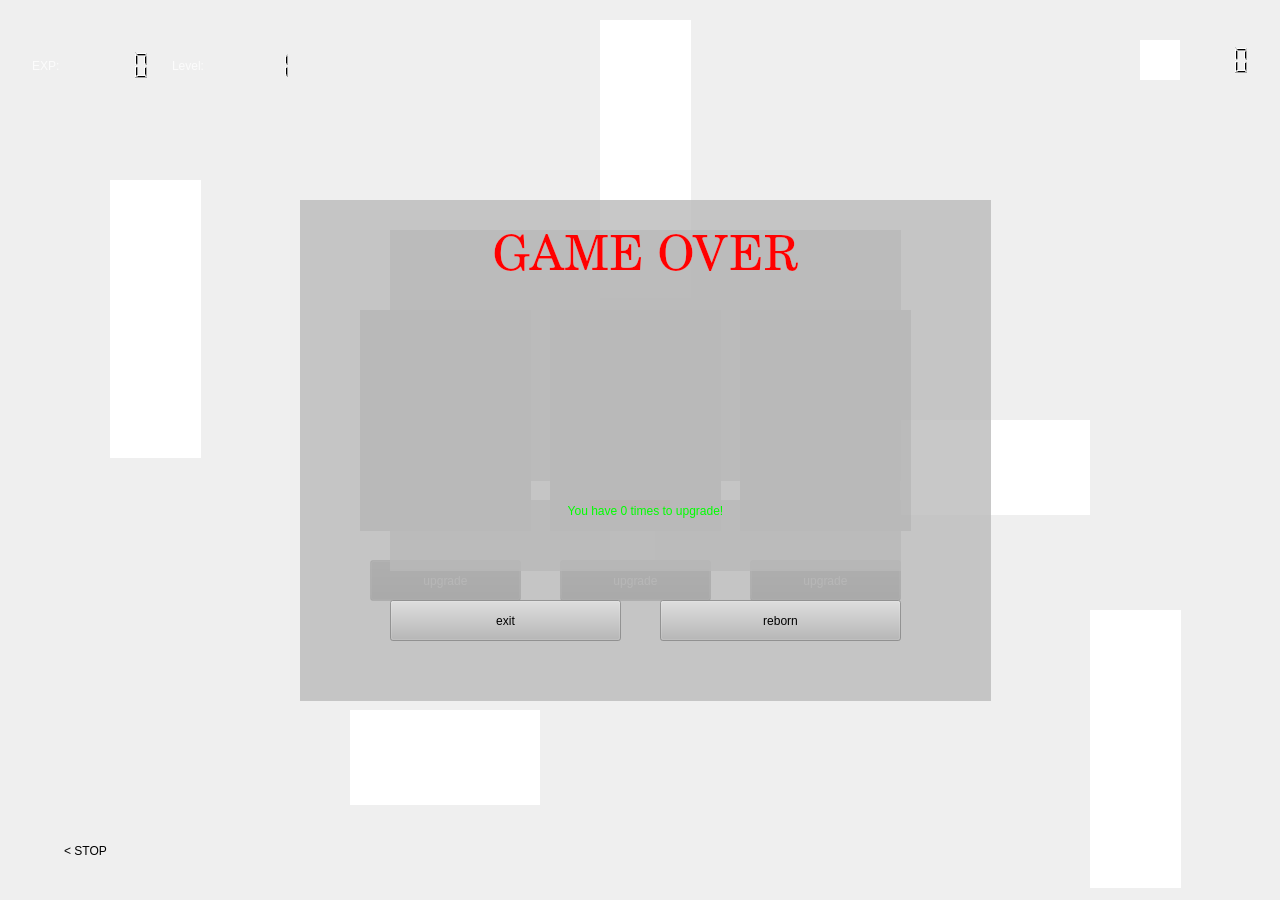
<?xml version="1.0" encoding="UTF-8"?>
<ui version="4.0">
 <class>battleClass</class>
 <widget class="QWidget" name="battleClass">
  <property name="geometry">
   <rect>
    <x>0</x>
    <y>0</y>
    <width>1280</width>
    <height>900</height>
   </rect>
  </property>
  <property name="mouseTracking">
   <bool>false</bool>
  </property>
  <property name="tabletTracking">
   <bool>false</bool>
  </property>
  <property name="focusPolicy">
   <enum>Qt::StrongFocus</enum>
  </property>
  <property name="windowTitle">
   <string>survivor.Q</string>
  </property>
  <widget class="QListView" name="map">
   <property name="enabled">
    <bool>false</bool>
   </property>
   <property name="geometry">
    <rect>
     <x>0</x>
     <y>0</y>
     <width>1280</width>
     <height>900</height>
    </rect>
   </property>
   <property name="mouseTracking">
    <bool>false</bool>
   </property>
   <property name="tabletTracking">
    <bool>false</bool>
   </property>
   <property name="focusPolicy">
    <enum>Qt::NoFocus</enum>
   </property>
   <property name="styleSheet">
    <string notr="true">background-image: url(:/new/prefix1/remenu/map_small.png);</string>
   </property>
   <property name="frameShape">
    <enum>QFrame::NoFrame</enum>
   </property>
  </widget>
  <widget class="QListView" name="player1">
   <property name="geometry">
    <rect>
     <x>610</x>
     <y>520</y>
     <width>39</width>
     <height>53</height>
    </rect>
   </property>
   <property name="styleSheet">
    <string notr="true">background-image: url(:/new/prefix1/remenu/player1_small.png);
background-color:transparent;</string>
   </property>
   <property name="frameShape">
    <enum>QFrame::NoFrame</enum>
   </property>
  </widget>
  <widget class="QListView" name="player2">
   <property name="geometry">
    <rect>
     <x>610</x>
     <y>520</y>
     <width>45</width>
     <height>53</height>
    </rect>
   </property>
   <property name="styleSheet">
    <string notr="true">background-image: url(:/new/prefix1/remenu/player2_small.png);
backgrouud-color:transparent;</string>
   </property>
   <property name="frameShape">
    <enum>QFrame::NoFrame</enum>
   </property>
  </widget>
  <widget class="QListView" name="block3">
   <property name="geometry">
    <rect>
     <x>900</x>
     <y>420</y>
     <width>190</width>
     <height>95</height>
    </rect>
   </property>
   <property name="styleSheet">
    <string notr="true">background-image: url(:/new/prefix1/remenu/block1.png);</string>
   </property>
   <property name="frameShape">
    <enum>QFrame::NoFrame</enum>
   </property>
  </widget>
  <widget class="QListView" name="block2">
   <property name="geometry">
    <rect>
     <x>600</x>
     <y>20</y>
     <width>91</width>
     <height>278</height>
    </rect>
   </property>
   <property name="styleSheet">
    <string notr="true">background-image: url(:/new/prefix1/remenu/block2.png);</string>
   </property>
   <property name="frameShape">
    <enum>QFrame::NoFrame</enum>
   </property>
  </widget>
  <widget class="QListView" name="block4">
   <property name="geometry">
    <rect>
     <x>1090</x>
     <y>610</y>
     <width>91</width>
     <height>278</height>
    </rect>
   </property>
   <property name="styleSheet">
    <string notr="true">background-image: url(:/new/prefix1/remenu/block2.png);</string>
   </property>
   <property name="frameShape">
    <enum>QFrame::NoFrame</enum>
   </property>
  </widget>
  <widget class="QListView" name="block1">
   <property name="geometry">
    <rect>
     <x>110</x>
     <y>180</y>
     <width>91</width>
     <height>278</height>
    </rect>
   </property>
   <property name="styleSheet">
    <string notr="true">background-image: url(:/new/prefix1/remenu/block2.png);</string>
   </property>
   <property name="frameShape">
    <enum>QFrame::NoFrame</enum>
   </property>
  </widget>
  <widget class="QListView" name="block5">
   <property name="geometry">
    <rect>
     <x>350</x>
     <y>710</y>
     <width>190</width>
     <height>95</height>
    </rect>
   </property>
   <property name="styleSheet">
    <string notr="true">background-image: url(:/new/prefix1/remenu/block1.png);</string>
   </property>
   <property name="frameShape">
    <enum>QFrame::NoFrame</enum>
   </property>
  </widget>
  <widget class="QListView" name="coin">
   <property name="geometry">
    <rect>
     <x>1140</x>
     <y>40</y>
     <width>40</width>
     <height>40</height>
    </rect>
   </property>
   <property name="styleSheet">
    <string notr="true">background-image: url(:/new/prefix1/remenu/coin_small.png);</string>
   </property>
   <property name="frameShape">
    <enum>QFrame::NoFrame</enum>
   </property>
  </widget>
  <widget class="QLCDNumber" name="coin_num">
   <property name="geometry">
    <rect>
     <x>1190</x>
     <y>40</y>
     <width>61</width>
     <height>41</height>
    </rect>
   </property>
   <property name="frameShape">
    <enum>QFrame::NoFrame</enum>
   </property>
   <property name="digitCount">
    <number>4</number>
   </property>
  </widget>
  <widget class="QLCDNumber" name="level_num">
   <property name="geometry">
    <rect>
     <x>250</x>
     <y>50</y>
     <width>51</width>
     <height>31</height>
    </rect>
   </property>
   <property name="frameShape">
    <enum>QFrame::NoFrame</enum>
   </property>
   <property name="digitCount">
    <number>2</number>
   </property>
   <property name="intValue" stdset="0">
    <number>1</number>
   </property>
  </widget>
  <widget class="QLineEdit" name="level">
   <property name="enabled">
    <bool>false</bool>
   </property>
   <property name="geometry">
    <rect>
     <x>170</x>
     <y>50</y>
     <width>91</width>
     <height>31</height>
    </rect>
   </property>
   <property name="styleSheet">
    <string notr="true">font: 10pt &quot;Century&quot;;
background-color:transparent;
color: rgba(255, 255, 255, 200);</string>
   </property>
   <property name="text">
    <string>Level:</string>
   </property>
   <property name="frame">
    <bool>false</bool>
   </property>
  </widget>
  <widget class="QLCDNumber" name="exp_num">
   <property name="geometry">
    <rect>
     <x>90</x>
     <y>50</y>
     <width>61</width>
     <height>31</height>
    </rect>
   </property>
   <property name="frameShape">
    <enum>QFrame::NoFrame</enum>
   </property>
   <property name="digitCount">
    <number>4</number>
   </property>
   <property name="intValue" stdset="0">
    <number>0</number>
   </property>
  </widget>
  <widget class="QLineEdit" name="exp">
   <property name="enabled">
    <bool>false</bool>
   </property>
   <property name="geometry">
    <rect>
     <x>30</x>
     <y>50</y>
     <width>71</width>
     <height>31</height>
    </rect>
   </property>
   <property name="styleSheet">
    <string notr="true">font: 10pt &quot;Century&quot;;
background-color:transparent;
color: rgba(255, 255, 255, 200);</string>
   </property>
   <property name="text">
    <string>EXP:</string>
   </property>
   <property name="frame">
    <bool>false</bool>
   </property>
  </widget>
  <widget class="QProgressBar" name="player1_hp">
   <property name="geometry">
    <rect>
     <x>590</x>
     <y>500</y>
     <width>80</width>
     <height>10</height>
    </rect>
   </property>
   <property name="styleSheet">
    <string notr="true">QProgressBar::chunk {
   
	background-color: rgb(255, 0, 0);
}</string>
   </property>
   <property name="maximum">
    <number>1000</number>
   </property>
   <property name="value">
    <number>1000</number>
   </property>
   <property name="textVisible">
    <bool>false</bool>
   </property>
   <property name="textDirection">
    <enum>QProgressBar::TopToBottom</enum>
   </property>
  </widget>
  <widget class="QProgressBar" name="player2_hp">
   <property name="geometry">
    <rect>
     <x>590</x>
     <y>500</y>
     <width>80</width>
     <height>10</height>
    </rect>
   </property>
   <property name="styleSheet">
    <string notr="true">QProgressBar::chunk {
   
	background-color: rgb(255, 0, 0);
}</string>
   </property>
   <property name="maximum">
    <number>1200</number>
   </property>
   <property name="value">
    <number>1200</number>
   </property>
   <property name="textVisible">
    <bool>false</bool>
   </property>
   <property name="textDirection">
    <enum>QProgressBar::TopToBottom</enum>
   </property>
  </widget>
  <widget class="QWidget" name="upgrade" native="true">
   <property name="enabled">
    <bool>true</bool>
   </property>
   <property name="geometry">
    <rect>
     <x>320</x>
     <y>250</y>
     <width>640</width>
     <height>400</height>
    </rect>
   </property>
   <property name="focusPolicy">
    <enum>Qt::NoFocus</enum>
   </property>
   <property name="styleSheet">
    <string notr="true"/>
   </property>
   <widget class="QPushButton" name="choice1">
    <property name="geometry">
     <rect>
      <x>50</x>
      <y>310</y>
      <width>151</width>
      <height>41</height>
     </rect>
    </property>
    <property name="focusPolicy">
     <enum>Qt::NoFocus</enum>
    </property>
    <property name="styleSheet">
     <string notr="true">font: 9pt &quot;Century&quot;;
color: rgba(255, 255, 255, 100);
background-color: rgba(104, 104, 104, 100);</string>
    </property>
    <property name="text">
     <string>upgrade</string>
    </property>
    <property name="flat">
     <bool>false</bool>
    </property>
   </widget>
   <widget class="QPushButton" name="choice2">
    <property name="geometry">
     <rect>
      <x>240</x>
      <y>310</y>
      <width>151</width>
      <height>41</height>
     </rect>
    </property>
    <property name="focusPolicy">
     <enum>Qt::NoFocus</enum>
    </property>
    <property name="styleSheet">
     <string notr="true">font: 9pt &quot;Century&quot;;
color: rgba(255, 255, 255, 100);
background-color: rgba(104, 104, 104, 100);</string>
    </property>
    <property name="text">
     <string>upgrade</string>
    </property>
    <property name="flat">
     <bool>false</bool>
    </property>
   </widget>
   <widget class="QPushButton" name="choice3">
    <property name="geometry">
     <rect>
      <x>430</x>
      <y>310</y>
      <width>151</width>
      <height>41</height>
     </rect>
    </property>
    <property name="focusPolicy">
     <enum>Qt::NoFocus</enum>
    </property>
    <property name="styleSheet">
     <string notr="true">font: 9pt &quot;Century&quot;;
color: rgba(255, 255, 255, 100);
background-color: rgba(104, 104, 104, 100);</string>
    </property>
    <property name="text">
     <string>upgrade</string>
    </property>
    <property name="flat">
     <bool>false</bool>
    </property>
   </widget>
   <widget class="QTextEdit" name="up1">
    <property name="geometry">
     <rect>
      <x>40</x>
      <y>60</y>
      <width>171</width>
      <height>221</height>
     </rect>
    </property>
    <property name="focusPolicy">
     <enum>Qt::NoFocus</enum>
    </property>
    <property name="styleSheet">
     <string notr="true">font: 9pt &quot;Century&quot;;
color: rgba(255, 255, 255, 100);
background-color: rgba(104, 104, 104, 100);</string>
    </property>
    <property name="frameShape">
     <enum>QFrame::NoFrame</enum>
    </property>
   </widget>
   <widget class="QTextEdit" name="up2">
    <property name="geometry">
     <rect>
      <x>230</x>
      <y>60</y>
      <width>171</width>
      <height>221</height>
     </rect>
    </property>
    <property name="font">
     <font>
      <family>Century</family>
      <pointsize>9</pointsize>
      <weight>50</weight>
      <italic>false</italic>
      <bold>false</bold>
     </font>
    </property>
    <property name="focusPolicy">
     <enum>Qt::NoFocus</enum>
    </property>
    <property name="styleSheet">
     <string notr="true">font:9pt &quot;Century&quot;;
color: rgba(255, 255, 255, 100);
background-color: rgba(104, 104, 104, 100);</string>
    </property>
    <property name="frameShape">
     <enum>QFrame::NoFrame</enum>
    </property>
    <property name="verticalScrollBarPolicy">
     <enum>Qt::ScrollBarAlwaysOff</enum>
    </property>
    <property name="horizontalScrollBarPolicy">
     <enum>Qt::ScrollBarAlwaysOff</enum>
    </property>
    <property name="sizeAdjustPolicy">
     <enum>QAbstractScrollArea::AdjustIgnored</enum>
    </property>
    <property name="readOnly">
     <bool>true</bool>
    </property>
   </widget>
   <widget class="QTextEdit" name="up3">
    <property name="geometry">
     <rect>
      <x>420</x>
      <y>60</y>
      <width>171</width>
      <height>221</height>
     </rect>
    </property>
    <property name="focusPolicy">
     <enum>Qt::NoFocus</enum>
    </property>
    <property name="styleSheet">
     <string notr="true">font:9pt &quot;Century&quot;;
color: rgba(255, 255, 255, 100);
background-color: rgba(104, 104, 104, 100);</string>
    </property>
    <property name="frameShape">
     <enum>QFrame::NoFrame</enum>
    </property>
   </widget>
  </widget>
  <widget class="QWidget" name="overpage" native="true">
   <property name="geometry">
    <rect>
     <x>300</x>
     <y>200</y>
     <width>691</width>
     <height>501</height>
    </rect>
   </property>
   <property name="styleSheet">
    <string notr="true">background-color: rgba(185, 185, 185, 200);</string>
   </property>
   <widget class="QTextEdit" name="game_over">
    <property name="geometry">
     <rect>
      <x>90</x>
      <y>30</y>
      <width>511</width>
      <height>251</height>
     </rect>
    </property>
    <property name="font">
     <font>
      <family>Century</family>
      <pointsize>40</pointsize>
      <weight>50</weight>
      <italic>false</italic>
      <bold>false</bold>
     </font>
    </property>
    <property name="styleSheet">
     <string notr="true">font: 40pt &quot;Century&quot;;
color: rgb(255, 0, 0);</string>
    </property>
    <property name="frameShape">
     <enum>QFrame::NoFrame</enum>
    </property>
    <property name="verticalScrollBarPolicy">
     <enum>Qt::ScrollBarAlwaysOff</enum>
    </property>
    <property name="horizontalScrollBarPolicy">
     <enum>Qt::ScrollBarAlwaysOff</enum>
    </property>
    <property name="sizeAdjustPolicy">
     <enum>QAbstractScrollArea::AdjustToContents</enum>
    </property>
    <property name="html">
     <string>&lt;!DOCTYPE HTML PUBLIC &quot;-//W3C//DTD HTML 4.0//EN&quot; &quot;http://www.w3.org/TR/REC-html40/strict.dtd&quot;&gt;
&lt;html&gt;&lt;head&gt;&lt;meta name=&quot;qrichtext&quot; content=&quot;1&quot; /&gt;&lt;style type=&quot;text/css&quot;&gt;
p, li { white-space: pre-wrap; }
&lt;/style&gt;&lt;/head&gt;&lt;body style=&quot; font-family:'Century'; font-size:40pt; font-weight:400; font-style:normal;&quot;&gt;
&lt;p align=&quot;center&quot; style=&quot; margin-top:0px; margin-bottom:0px; margin-left:0px; margin-right:0px; -qt-block-indent:0; text-indent:0px;&quot;&gt;&lt;span style=&quot; font-family:'SimSun'; font-size:36pt;&quot;&gt;GAME OVER&lt;/span&gt;&lt;/p&gt;&lt;/body&gt;&lt;/html&gt;</string>
    </property>
   </widget>
   <widget class="QTextEdit" name="times">
    <property name="geometry">
     <rect>
      <x>90</x>
      <y>300</y>
      <width>511</width>
      <height>71</height>
     </rect>
    </property>
    <property name="styleSheet">
     <string notr="true">font: 14pt &quot;Century&quot;;
color: rgb(0, 255, 0);</string>
    </property>
    <property name="frameShape">
     <enum>QFrame::NoFrame</enum>
    </property>
    <property name="verticalScrollBarPolicy">
     <enum>Qt::ScrollBarAlwaysOff</enum>
    </property>
    <property name="horizontalScrollBarPolicy">
     <enum>Qt::ScrollBarAlwaysOff</enum>
    </property>
    <property name="sizeAdjustPolicy">
     <enum>QAbstractScrollArea::AdjustToContents</enum>
    </property>
    <property name="html">
     <string>&lt;!DOCTYPE HTML PUBLIC &quot;-//W3C//DTD HTML 4.0//EN&quot; &quot;http://www.w3.org/TR/REC-html40/strict.dtd&quot;&gt;
&lt;html&gt;&lt;head&gt;&lt;meta name=&quot;qrichtext&quot; content=&quot;1&quot; /&gt;&lt;style type=&quot;text/css&quot;&gt;
p, li { white-space: pre-wrap; }
&lt;/style&gt;&lt;/head&gt;&lt;body style=&quot; font-family:'Century'; font-size:14pt; font-weight:400; font-style:normal;&quot;&gt;
&lt;p align=&quot;center&quot; style=&quot; margin-top:0px; margin-bottom:0px; margin-left:0px; margin-right:0px; -qt-block-indent:0; text-indent:0px;&quot;&gt;&lt;span style=&quot; font-family:'SimSun'; font-size:9pt;&quot;&gt;You have 0 times to upgrade!&lt;/span&gt;&lt;/p&gt;&lt;/body&gt;&lt;/html&gt;</string>
    </property>
   </widget>
   <widget class="QPushButton" name="btn">
    <property name="geometry">
     <rect>
      <x>90</x>
      <y>400</y>
      <width>231</width>
      <height>41</height>
     </rect>
    </property>
    <property name="focusPolicy">
     <enum>Qt::StrongFocus</enum>
    </property>
    <property name="styleSheet">
     <string notr="true">font: 12pt &quot;Century&quot;;</string>
    </property>
    <property name="text">
     <string>exit</string>
    </property>
   </widget>
   <widget class="QPushButton" name="btn2">
    <property name="geometry">
     <rect>
      <x>360</x>
      <y>400</y>
      <width>241</width>
      <height>41</height>
     </rect>
    </property>
    <property name="styleSheet">
     <string notr="true">font: 12pt &quot;Century&quot;;</string>
    </property>
    <property name="text">
     <string>reborn</string>
    </property>
   </widget>
  </widget>
  <widget class="QPushButton" name="stop">
   <property name="geometry">
    <rect>
     <x>20</x>
     <y>830</y>
     <width>131</width>
     <height>41</height>
    </rect>
   </property>
   <property name="styleSheet">
    <string notr="true">font: 12pt &quot;Century&quot;;</string>
   </property>
   <property name="text">
    <string>&lt; STOP</string>
   </property>
   <property name="flat">
    <bool>true</bool>
   </property>
  </widget>
 </widget>
 <layoutdefault spacing="6" margin="11"/>
 <resources>
  <include location="remenu.qrc"/>
 </resources>
 <connections>
  <connection>
   <sender>btn</sender>
   <signal>clicked()</signal>
   <receiver>battleClass</receiver>
   <slot>close()</slot>
   <hints>
    <hint type="sourcelabel">
     <x>505</x>
     <y>620</y>
    </hint>
    <hint type="destinationlabel">
     <x>639</x>
     <y>449</y>
    </hint>
   </hints>
  </connection>
 </connections>
</ui>
